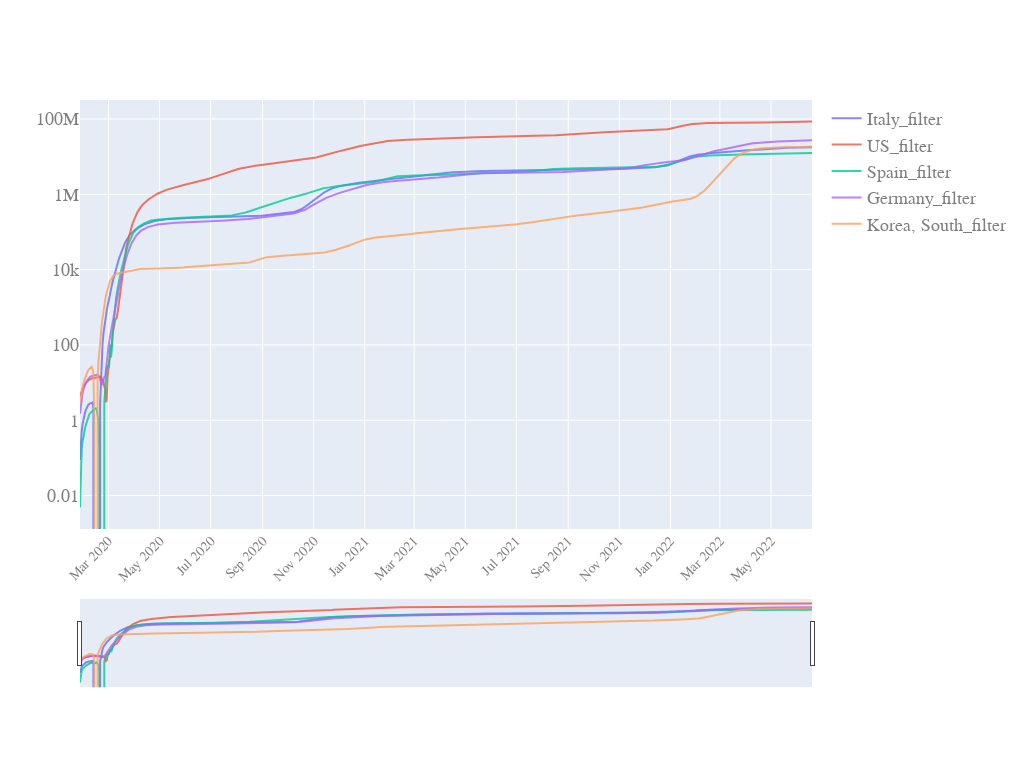

Notebook source saved alongside this figure:
### Code cell
start_pos = 5
quick_plot(df_analyse.date[start_pos:],
           df_analyse[filter_cols].iloc[start_pos:,:],
           y_scale='log',
           slider = True)

### Figure 1 — Plotly figure (JSON) as saved in the notebook; plotly's stock layout.template omitted (floating-point values rounded to 4 significant figures; data arrays with more than 128 entries replaced by an {"elided": "..."} marker saying what was removed)
{"data": [{"name": "Italy_filter", "opacity": 0.8, "type": "scatter", "x": {"elided": "875 str values"}, "y": {"elided": "875 float values"}}, {"name": "US_filter", "opacity": 0.8, "type": "scatter", "x": {"elided": "875 str values"}, "y": {"elided": "875 float values"}}, {"name": "Spain_filter", "opacity": 0.8, "type": "scatter", "x": {"elided": "875 str values"}, "y": {"elided": "875 float values"}}, {"name": "Germany_filter", "opacity": 0.8, "type": "scatter", "x": {"elided": "875 str values"}, "y": {"elided": "875 float values"}}, {"name": "Korea, South_filter", "opacity": 0.8, "type": "scatter", "x": {"elided": "875 str values"}, "y": {"elided": "875 float values"}}], "layout": {"autosize": true, "font": {"color": "#7f7f7f", "family": "PT Sans, monospace", "size": 18}, "height": 768, "width": 1024, "xaxis": {"nticks": 20, "rangeslider": {"visible": true}, "tickangle": -45, "tickfont": {"color": "#7f7f7f", "size": 14}}, "yaxis": {"type": "log"}}}
